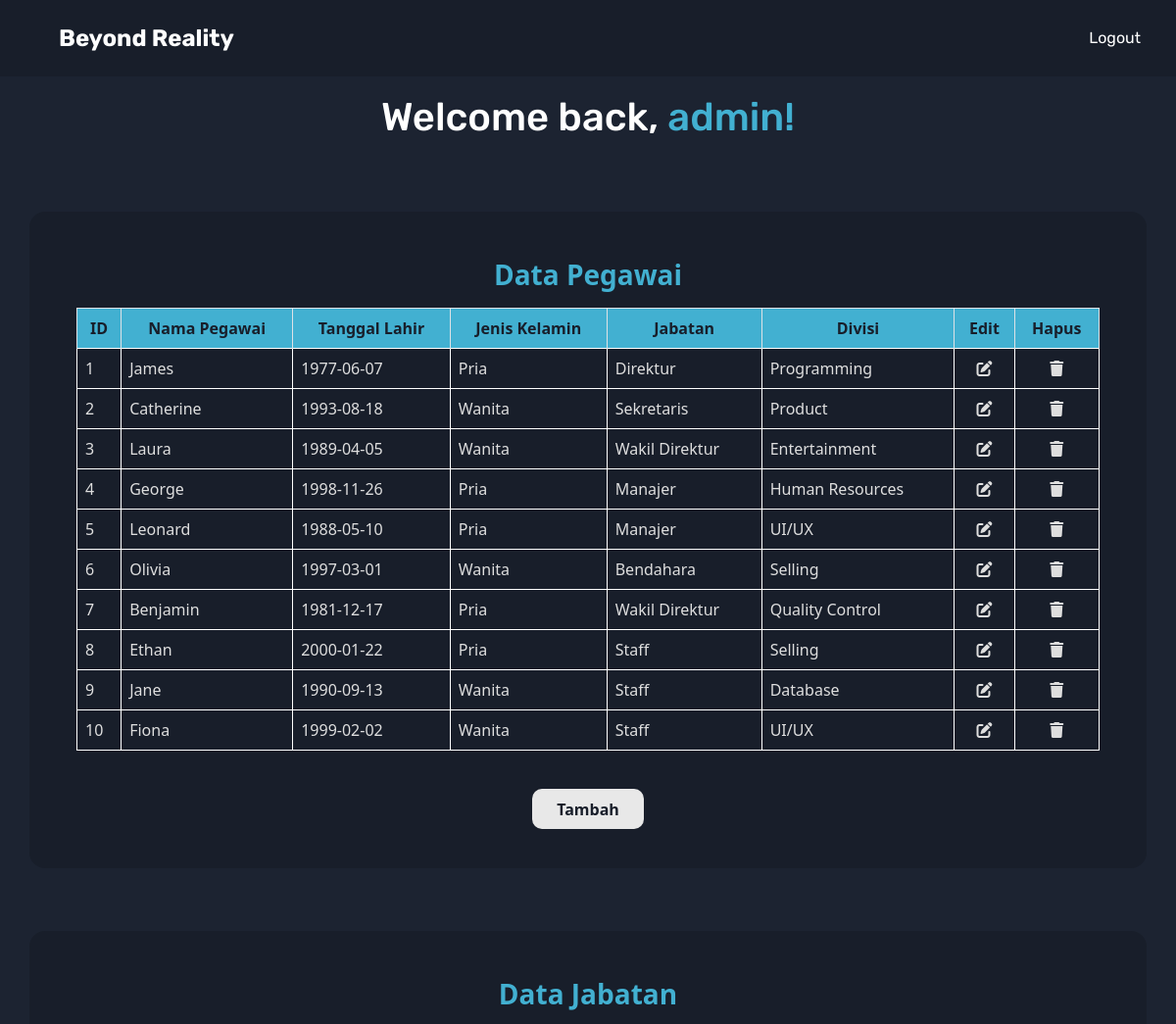
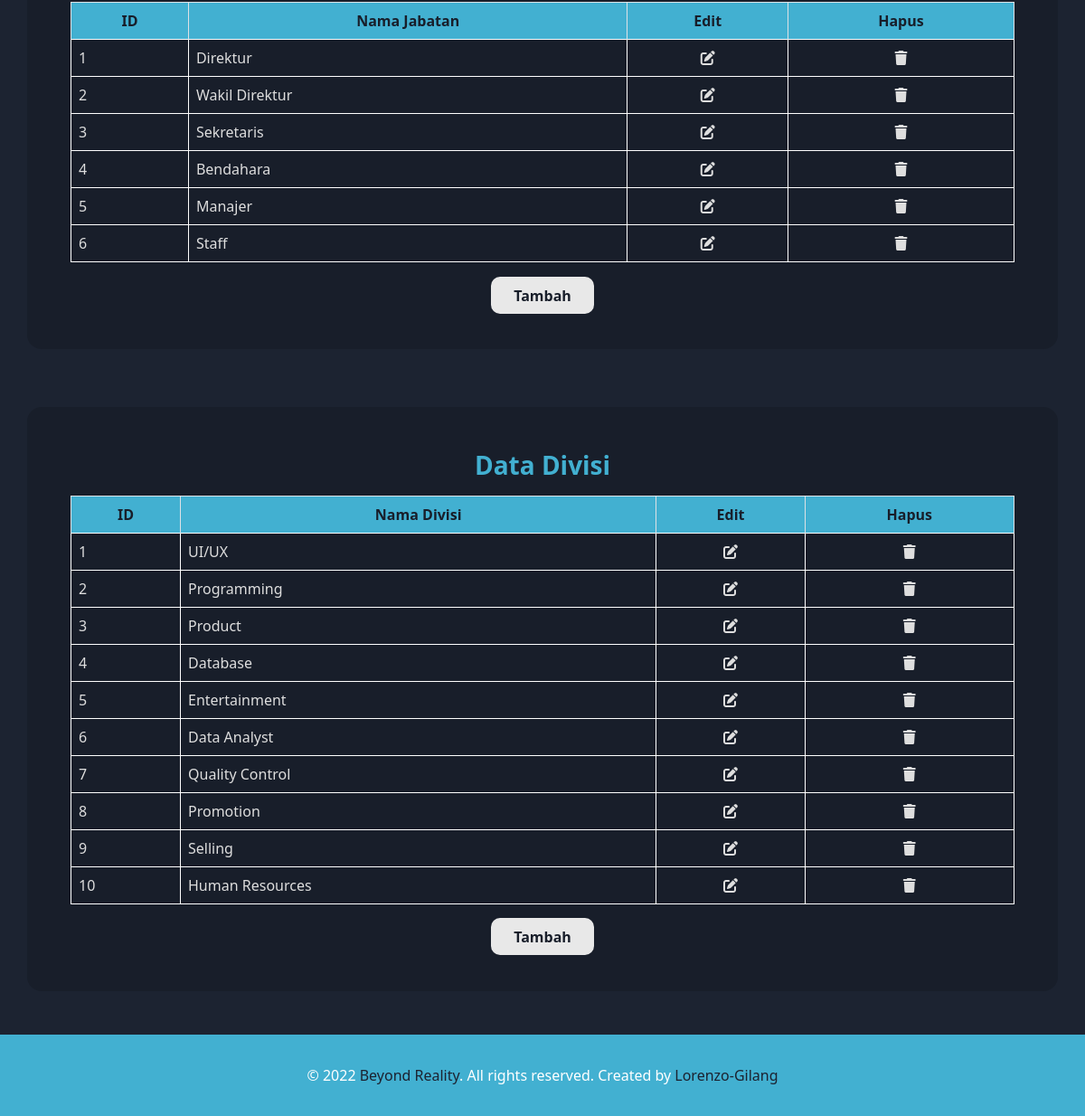
The app's page /dashboard.php (signed in) with its own data (2 pictures, top to bottom).
### tables this page shows
CREATE TABLE `pegawai` (
  `id_pegawai` int(11) NOT NULL,
  `nama_pegawai` varchar(255) NOT NULL,
  `tgl_lahir` date NOT NULL,
  `jenis_kelamin` varchar(10) NOT NULL,
  `jabatan` varchar(50) NOT NULL,
  `divisi` varchar(50) NOT NULL
);

CREATE TABLE `jabatan` (
  `id_jabatan` int(11) NOT NULL,
  `nama_jabatan` varchar(100) NOT NULL
);

CREATE TABLE `divisi` (
  `id_divisi` int(11) NOT NULL,
  `nama_divisi` varchar(100) NOT NULL
);

### dashboard.php (the view, shortened to what this page needs)
<?php
  include 'includes/config.php';
?>
<!DOCTYPE html>
<html lang="en">
  <head>
    <link rel="stylesheet" href="./css/dashboard.css" />
    <link href="https://cdn.jsdelivr.net/npm/bootstrap@5.2.3/dist/css/bootstrap.min.css" rel="stylesheet" />
  </head>
  <body>
    <header>
      <nav class="navbar navbar-expand-lg fixed-top py-3">
        <div class="container-fluid">
          <a class="navbar-brand ps-5" href="#">Beyond Reality</a>
          <div class="collapse navbar-collapse" id="navbarSupportedContent">
            <ul class="navbar-nav ms-auto mb-2 mb-lg-0 navitem">
              <li class="nav-item">
                <a class="nav-link px-4" href="logout.php">Logout</a>
              </li>
            </ul>
          </div>
        </div>
      </nav>
    </header>
    <header class="text-center">
      <h1>Welcome back, <span><?php echo $_SESSION["user_username"] ?>!</span></h1>
    </header>
    <section>
      <div class="container p-5">
        <h3>Data Pegawai</h3>
        <table class="table table-bordered">
          <thead>
            <tr>
              <th scope="col">ID</th>
              <th scope="col">Nama Pegawai</th>
              <th scope="col">Tanggal Lahir</th>
              <th scope="col">Jenis Kelamin</th>
              <th scope="col">Jabatan</th>
              <th scope="col">Divisi</th>
              <th class="text-center" scope="col">Edit</th>
              <th class="text-center" scope="col">Hapus</th>
            </tr>
          </thead>
          <tbody>
            <?php
              $query = mysqli_query($conn, "SELECT * FROM pegawai ORDER BY id_pegawai ASC");
              while($data = mysqli_fetch_array($query)) {
            ?>
            <tr>
              <td><?php echo $data['id_pegawai']; ?></td>
              <td><?php echo $data['nama_pegawai']; ?></td>
              <td><?php echo $data['tgl_lahir']; ?></td>
              <td><?php echo $data['jenis_kelamin']; ?></td>
              <td><?php echo $data['jabatan']; ?></td>
              <td><?php echo $data['divisi']; ?></td>
              <td class="text-center"><a href="<?php echo 'edit-pegawai.php?id='. $data['id_pegawai']; ?>"><i class="fa-solid fa-pen-to-square"></i></a></td>
              <td class="text-center"><a href="<?php echo 'hapus-pegawai.php?id='. $data['id_pegawai']; ?>"><i class="fa-solid fa-trash"></i></a></td>
            </tr>
            <?php
              }
            ?>
          </tbody>
        </table>
        <div class="text-center mt-5">
          <a class="btn-tambah" href="add-pegawai.php">Tambah</a>
        </div>
      </div>
    </section>
    <section>
      <div class="container p-5">
        <h3>Data Jabatan</h3>
        <table class="table table-bordered">
          <thead>
            <tr>
              <th scope="col">ID</th>
              <th scope="col">Nama Jabatan</th>
              <th class="text-center" scope="col">Edit</th>
              <th class="text-center" scope="col">Hapus</th>
            </tr>
          </thead>
          <tbody>
            <?php
              $query = mysqli_query($conn, "SELECT * FROM jabatan ORDER BY id_jabatan ASC");
              while($data = mysqli_fetch_array($query)) {
            ?>
            <tr>
              <td><?php echo $data['id_jabatan']; ?></td>
              <td><?php echo $data['nama_jabatan']; ?></td>
              <td class="text-center"><a href="<?php echo 'edit-jabatan.php?id='. $data['id_jabatan']; ?>"><i class="fa-solid fa-pen-to-square"></i></a></td>
              <td class="text-center"><a href="<?php echo 'hapus-jabatan.php?id='. $data['id_jabatan']; ?>"><i class="fa-solid fa-trash"></i></a></td>
            </tr>
            <?php
              }
            ?>
          </tbody>
        </table>
        <div class="text-center mt-4">
          <a class="btn-tambah" href="add-jabatan.php">Tambah</a>
        </div>
      </div>
    </section>
    <section>
      <div class="container p-5">
        <h3>Data Divisi</h3>
        <table class="table table-bordered">
          <thead>
            <tr>
              <th scope="col">ID</th>
              <th scope="col">Nama Divisi</th>
              <th class="text-center" scope="col">Edit</th>
              <th class="text-center" scope="col">Hapus</th>
            </tr>
          </thead>
          <tbody>
            <?php
              $query = mysqli_query($conn, "SELECT * FROM divisi ORDER BY id_divisi ASC");
              while($data = mysqli_fetch_array($query)) {
            ?>
            <tr>
              <td><?php echo $data['id_divisi']; ?></td>
              <td><?php echo $data['nama_divisi']; ?></td>
              <td class="text-center"><a href="<?php echo 'edit-divisi.php?id='. $data['id_divisi']; ?>"><i class="fa-solid fa-pen-to-square"></i></a></td>
              <td class="text-center"><a href="<?php echo 'hapus-divisi.php?id='. $data['id_divisi']; ?>"><i class="fa-solid fa-trash"></i></a></td>
            </tr>
            <?php
              }
            ?>
          </tbody>
        </table>
        <div class="text-center mt-4">
          <a class="btn-tambah" href="add-divisi.php">Tambah</a>
        </div>
      </div>
    </section>
    <footer class="mt-5">
      <div class="mini-footer">
        <div class="container">
          <div class="row">
            <div class="col-md-12">
              <div class="copyright-text">
                <p>
                  © 2022 <a href="#">Beyond Reality</a>. All rights reserved. Created by
                  <a href="#">Lorenzo-Gilang</a>
                </p>
              </div>
            </div>
          </div>
        </div>
      </div>
    </footer>
  </body>
</html>

### css/dashboard.css (style rules this page uses)
*, *::before, *::after { box-sizing: border-box; margin: 0; padding: 0; font: inherit; }
body, h1, h2, h3, h4, p, figure, blockquote, dl, dd { margin: 0; }
body { min-height: 100vh; font-family: "Poppins", sans-serif; text-rendering: optimizeSpeed; line-height: 1.5; background: hsl(220, 27%, 15%) !important; }
a:not([class]) { text-decoration-skip-ink: auto; }
.navbar { background-color: hsl(220, 27%, 13%); }
.navbar-brand { color: #fff !important; font-family: "Rubik", sans-serif; font-weight: bold; font-size: 1.5rem !important; transition: color 200ms ease-in-out; }
.nav-link { font-family: "Rubik", sans-serif; color: #fff !important; }
header h1 { color: #fff; font-family: "Rubik", sans-serif; padding-top: 6rem; }
header h1 span { color: hsl(194, 61%, 54%); }
section { padding-top: 4rem; }
section .container { background-color: hsl(220, 27%, 13%); border-radius: 1rem; }
section h3 { color: hsl(194, 61%, 54%); font-weight: bold; margin-bottom: 1rem; text-align: center; }
section .table th { font-weight: 600; text-align: center; background-color: hsl(194, 61%, 54%); }
section .table td, th { border: 1px solid #fff; border-collapse: collapse; color: hsl(0, 0%, 87%); }
section .table th { color: hsl(220, 27%, 13%); }
section i { color: hsl(0, 0%, 87%); transition: color 200ms ease-in-out; }
.btn-tambah { padding: .6rem 1.6rem; border: none; outline: none; border-radius: 10px; color: hsl(220, 27%, 13%); z-index: 1; background: hsl(0, 0%, 91%); position: relative; font-weight: 600; font-size: 1rem; transition: all 250ms; overflow: hidden; text-decoration: none; }
.btn-tambah::before { content: ""; border: none; outline: none; text-decoration: none; position: absolute; top: 0; left: 0; height: 100%; width: 0; border-radius: 10px; background-color: hsl(194, 61%, 54%); z-index: -1; transition: all 250ms; }
.mini-footer { background: hsl(194, 61%, 54%); text-align: center; padding: 2rem 0; }
.mini-footer p { margin: 0; line-height: 1.625rem; font-size: 1rem; color: #fff; }
.mini-footer p a { text-decoration: none; color: hsl(222, 26%, 15%); }

### records on screen
pegawai: id_pegawai "1", nama_pegawai "James", tgl_lahir "1977-06-07", jenis_kelamin "Pria", jabatan "Direktur", divisi "Programming"
pegawai: id_pegawai "2", nama_pegawai "Catherine", tgl_lahir "1993-08-18", jenis_kelamin "Wanita", jabatan "Sekretaris", divisi "Product"
pegawai: id_pegawai "3", nama_pegawai "Laura", tgl_lahir "1989-04-05", jenis_kelamin "Wanita", jabatan "Wakil Direktur", divisi "Entertainment"
pegawai: id_pegawai "4", nama_pegawai "George", tgl_lahir "1998-11-26", jenis_kelamin "Pria", jabatan "Manajer", divisi "Human Resources"
pegawai: id_pegawai "5", nama_pegawai "Leonard", tgl_lahir "1988-05-10", jenis_kelamin "Pria", jabatan "Manajer", divisi "UI/UX"
pegawai: id_pegawai "6", nama_pegawai "Olivia", tgl_lahir "1997-03-01", jenis_kelamin "Wanita", jabatan "Bendahara", divisi "Selling"
pegawai: id_pegawai "7", nama_pegawai "Benjamin", tgl_lahir "1981-12-17", jenis_kelamin "Pria", jabatan "Wakil Direktur", divisi "Quality Control"
pegawai: id_pegawai "8", nama_pegawai "Ethan", tgl_lahir "2000-01-22", jenis_kelamin "Pria", jabatan "Staff", divisi "Selling"
pegawai: id_pegawai "9", nama_pegawai "Jane", tgl_lahir "1990-09-13", jenis_kelamin "Wanita", jabatan "Staff", divisi "Database"
pegawai: id_pegawai "10", nama_pegawai "Fiona", tgl_lahir "1999-02-02", jenis_kelamin "Wanita", jabatan "Staff", divisi "UI/UX"
jabatan: id_jabatan "1", nama_jabatan "Direktur"
jabatan: id_jabatan "2", nama_jabatan "Wakil Direktur"
jabatan: id_jabatan "3", nama_jabatan "Sekretaris"
jabatan: id_jabatan "4", nama_jabatan "Bendahara"
jabatan: id_jabatan "5", nama_jabatan "Manajer"
jabatan: id_jabatan "6", nama_jabatan "Staff"
divisi: id_divisi "1", nama_divisi "UI/UX"
divisi: id_divisi "2", nama_divisi "Programming"
divisi: id_divisi "3", nama_divisi "Product"
divisi: id_divisi "4", nama_divisi "Database"
divisi: id_divisi "5", nama_divisi "Entertainment"
divisi: id_divisi "6", nama_divisi "Data Analyst"
divisi: id_divisi "7", nama_divisi "Quality Control"
divisi: id_divisi "8", nama_divisi "Promotion"
divisi: id_divisi "9", nama_divisi "Selling"
divisi: id_divisi "10", nama_divisi "Human Resources"

### other values on screen
$_SESSION["user_username"] "admin"
